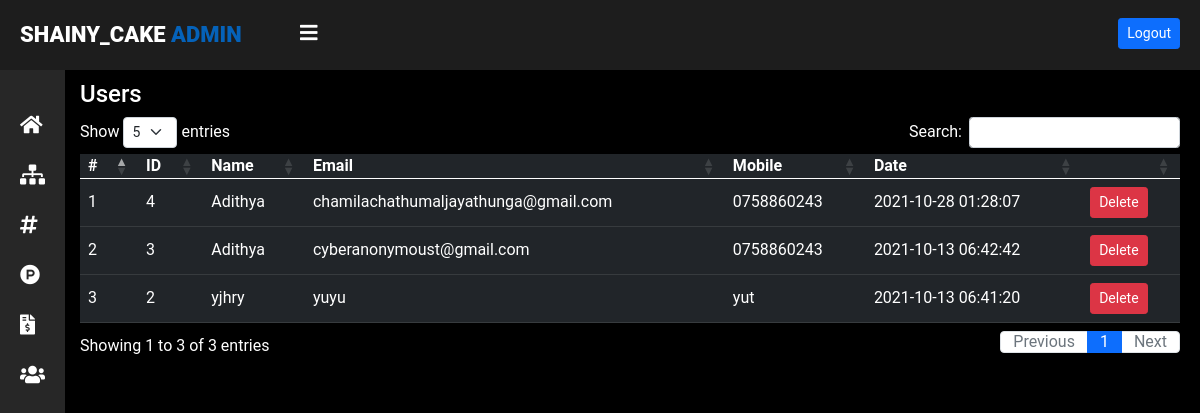
The app's page /admin/users.php (signed in) with its own data.
### tables this page shows
CREATE TABLE `users` (
  `id` int(11) NOT NULL,
  `name` varchar(255) NOT NULL,
  `password` varchar(255) NOT NULL,
  `email` varchar(255) NOT NULL,
  `mobile` varchar(15) NOT NULL,
  `added_on` datetime NOT NULL,
  `status` varchar(255) NOT NULL,
  `code` mediumint(50) NOT NULL,
  `address` text NOT NULL
);

### admin/users.php (the view, shortened to what this page needs)
<?php
require('top.inc.php');
$sql="select * from users order by id desc";
$res=mysqli_query($con,$sql);
?>
<div class="content">
        <div class="jumbotron">
            <div class="card">
                <h4>Users</h4>
            </div>
            <div class="card">
                <div class="card_body">
                <table id ="example" class="table table-dark table-hover">
                <thead>
                        <tr>
                        <th class="serial">#</th>
                        <th>ID</th>
                        <th>Name</th>
                        <th>Email</th>
                        <th>Mobile</th>
                        <th>Date</th>
                        <th></th>
                        </tr>
                    </thead>
                    <tbody>
                    <?php
                    $i=1;
                    while($row=mysqli_fetch_assoc($res)){?>
                        <tr>
                        <td class="serial"><?php echo $i++?></td>
                        <td><?php echo $row['id']?></td>
                        <td><?php echo $row['name']?></td>
                        <td><?php echo $row['email']?></td>
                        <td><?php echo $row['mobile']?></td>
                        <td><?php echo $row['added_on']?></td>
                        <td>
                        <?php
                            echo "<button class='btn btn-danger btn-sm'><a href='?type=delete&id=".$row['id']."'>Delete</a></button>";
                        ?>
                        </td>
                        </tr>
                        <?php } ?>
                    </tbody>
                </table>
                </div>
            </div>
        </div>
    </div>
</body>
</html>

### admin/css/style.css (style rules this page uses)
body { margin: 0; padding: 0; font-family: "Roboto", sans-serif; line-height: 0.5; }
html, body { min-height: 100% !important; height: 100%; }
.table a { color: white; text-decoration: none; }
.content { background: black; width: (100%-250px); margin-left: 250px; margin-top: 60px; padding: 20px; transition: 0.5s; min-height: 100%; }
.table { margin-top: 15px; font-size: medium; vertical-align: middle; }
#check:checked ~ .content { margin-left: 60px; }
.card { border: none!important; color: white; background-color:black; }

### records on screen
users: id "4", name "Adithya", email "chamilachathumaljayathunga@gmail.com", mobile "0758860243", added_on "2021-10-28 01:28:07"
users: id "3", name "Adithya", email "cyberanonymoust@gmail.com", mobile "0758860243", added_on "2021-10-13 06:42:42"
users: id "2", name "yjhry", email "yuyu", mobile "yut", added_on "2021-10-13 06:41:20"
